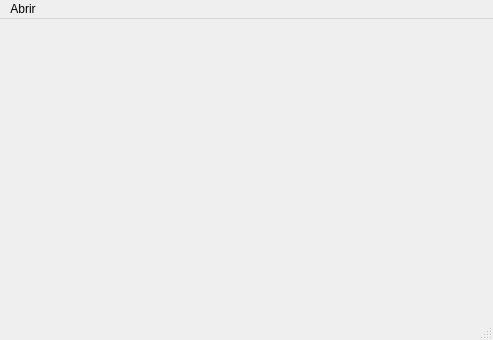
<?xml version="1.0" encoding="UTF-8"?>
<ui version="4.0">
 <class>MainWindowVideoPlayer</class>
 <widget class="QMainWindow" name="MainWindowVideoPlayer">
  <property name="geometry">
   <rect>
    <x>0</x>
    <y>0</y>
    <width>493</width>
    <height>340</height>
   </rect>
  </property>
  <property name="sizePolicy">
   <sizepolicy hsizetype="Expanding" vsizetype="Expanding">
    <horstretch>0</horstretch>
    <verstretch>0</verstretch>
   </sizepolicy>
  </property>
  <property name="windowTitle">
   <string>MainWindow</string>
  </property>
  <widget class="QWidget" name="centralwidget">
   <widget class="QLabel" name="label">
    <property name="geometry">
     <rect>
      <x>0</x>
      <y>0</y>
      <width>55</width>
      <height>16</height>
     </rect>
    </property>
    <property name="text">
     <string/>
    </property>
   </widget>
  </widget>
  <widget class="QMenuBar" name="menubar">
   <property name="geometry">
    <rect>
     <x>0</x>
     <y>0</y>
     <width>493</width>
     <height>26</height>
    </rect>
   </property>
   <widget class="QMenu" name="menuAbrir">
    <property name="title">
     <string>Abrir</string>
    </property>
   </widget>
   <addaction name="menuAbrir"/>
  </widget>
  <widget class="QStatusBar" name="statusbar"/>
 </widget>
 <resources/>
 <connections/>
</ui>
